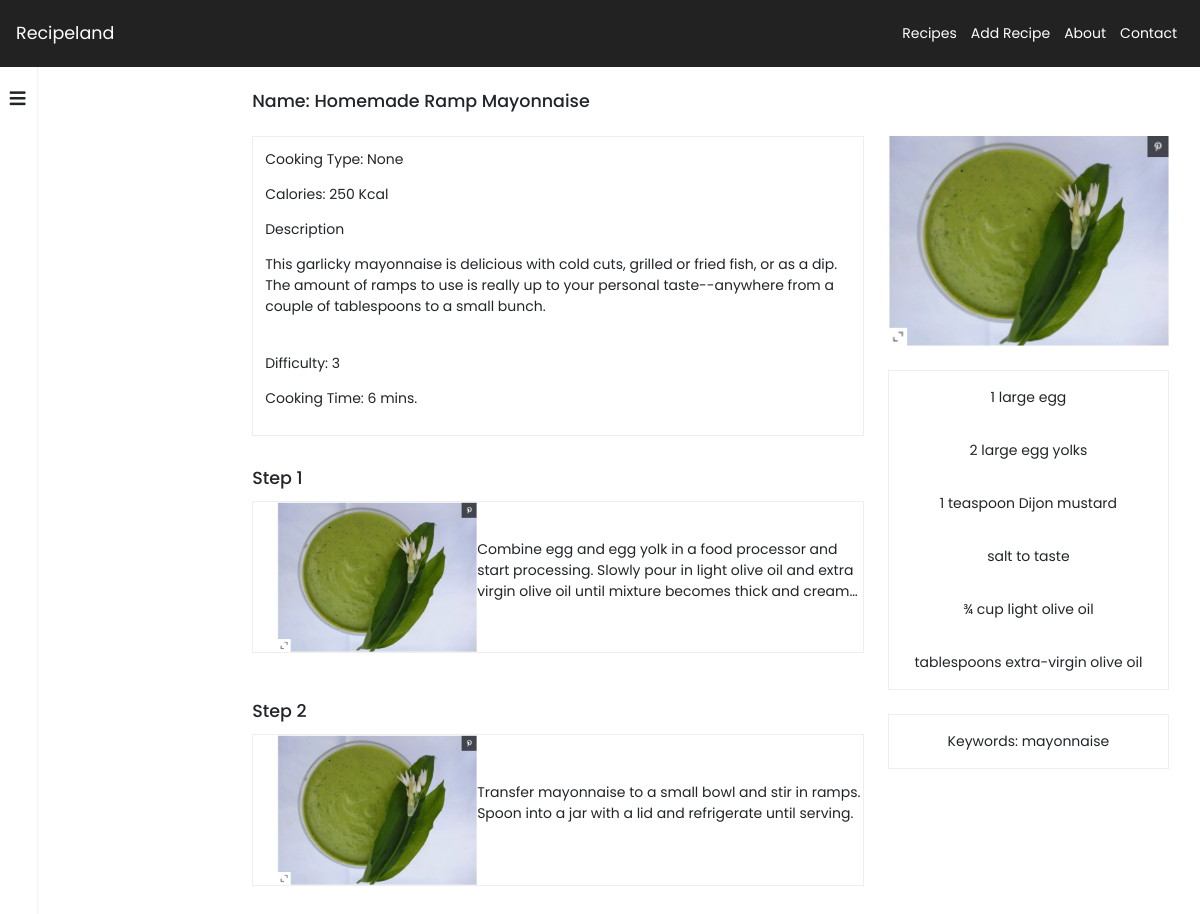
/recipe-info.php?id=20, run on the app's committed database.
### tables this page shows
CREATE TABLE `recipes` (
  `id` int(11) NOT NULL,
  `name` varchar(50) NOT NULL,
  `type` varchar(50) NOT NULL,
  `calories` double NOT NULL,
  `difficulty` int(11) NOT NULL,
  `cookingtime` int(11) NOT NULL,
  `description` varchar(500) NOT NULL,
  `keywords` varchar(500) NOT NULL,
  `ingredients` varchar(500) NOT NULL
);

CREATE TABLE `recipesteps` (
  `id` int(11) NOT NULL,
  `recipeid` int(11) NOT NULL,
  `description` varchar(500) NOT NULL,
  `image` varchar(100) NOT NULL
);

### db.php (called while the page is built, shortened)
<?php
$vt = mysqli_connect("localhost", "root", "", "recipesdb");
mysqli_set_charset($vt,'utf8');
class Recipe{
    function __construct($info,$vt)
    {
        $this->id = $info['id'];
        $this->name = $info['name'];
        $this->type  = $info['type'];
        $this->calories = $info['calories'];
        $this->difficulty = $info['difficulty'];
        $this->cookingtime = $info['cookingtime'];
        $this->description = $info['description'];
        $this->keywords = $info['keywords'];
        $this->ingredients = $info['ingredients'];
        $stmt = $vt->query("SELECT * FROM recipesteps WHERE recipeid=$this->id");
        $stmt = $vt->query("SELECT * FROM recipeimages WHERE recipeid=$this->id");
    }
}
function getRecipe($id)
{
    global $vt;
    $stmt = $vt->query("SELECT * FROM recipes WHERE id=$id");
    if($row = $stmt->fetch_assoc()){
        return new Recipe($row,$vt);
    }
    else return false;
}

### recipe-info.php (the view, shortened to what this page needs)
<!doctype html>
<html lang="en">
<?php
require_once 'db.php';
$recipe = getRecipe($_GET['id']);
?>
<head>
    <link rel="stylesheet" href="https://stackpath.bootstrapcdn.com/bootstrap/4.3.1/css/bootstrap.min.css">
    <link rel="stylesheet" href="https://cdnjs.cloudflare.com/ajax/libs/font-awesome/5.15.3/css/all.min.css">
    <link rel="stylesheet" href="css/style.css">
</head>
<body>
    <?php
    require_once 'header.php';
    ?>
    <div class="main-content">
        <?php
        require_once 'quickaccess.php';
        ?>
        <div class="right-main-content ">
            <div class="recipe-info-container">
                <div class="info-container-left">
                    <h5 class="left-recipe-name">Name: <?php echo $recipe->name; ?> </h5>
                    <div class="left-recipe-info d-flex align-items-start flex-column justify-content-between">
                        <div class="recipe-info-top">
                            <p class="info-top-type">Cooking Type: <?php echo $recipe->type; ?></p>
                            <p class="info-top-calories">Calories: <?php echo $recipe->calories; ?> Kcal</p>
                            <p class="info-top-description">Description</p>
                            <p class="info-top-description"><?php echo $recipe->description; ?></p>
                        </div>
                        <div class="recipe-info-bottom">
                            <p class="info-bottom-difficulty">Difficulty: <?php echo $recipe->difficulty; ?></p>
                            <p class="info-bottom-time">Cooking Time: <?php echo $recipe->cookingtime; ?> mins.</p>
                        </div>
                    </div>
                    <div class="left-steps">
                        <?php
                        $count = 1;
                        foreach ($recipe->steps as $step) {
                        ?>
                            <div class="step-item">
                                <h5>Step <?php echo $count;
                                            $count++; ?></h5>
                                <div class="item d-flex align-items-center">
                                    <img src="<?php echo '' . $step['image']; ?>">
                                    <p class="item-description"><?php echo $step['description']; ?></p>
                                </div>
                            </div>
                        <?php
                        }
                        ?>
                    </div>
                </div>
                <div class="info-container-right">
                    <?php
                    echo "<img src='{$recipe->images[0]}'>";
                    ?>
                    <div class="ingredients-container">
                        <div class="ingredient-item">
                            <?php
                            $ingredients = explode(',', $recipe->ingredients);
                            foreach ($ingredients as $ing) {
                                echo "<p>$ing</p>";
                            }
                            ?>
                        </div>
                    </div>
                    <div class="ingredients-container"> <?php echo "<p>Keywords: $recipe->keywords</p>"; ?></div>
                    <br>
                </div>
            </div>
        </div>
    </div>
</body>
</html>

### css/style.css (style rules this page uses)
* { padding: 0px; margin: 0px; text-decoration: none !important; font-size: 14px; outline: none; }
body { font-family: 'Poppins', sans-serif; overflow-y: scroll; min-height: 100vh; }
.main-content { min-height: 100vh; display: -webkit-box; display: -ms-flexbox; display: flex; }
.main-content .right-main-content { width: 100% !important; position: relative; }
.main-content .right-main-content .recipe-info-container { margin-top: 24px; display: -ms-grid; display: grid; -ms-grid-columns: 2fr 1fr; grid-template-columns: 2fr 1fr; grid-gap: 24px; }
.main-content .right-main-content .recipe-info-container .info-container-left { margin-left: 12px; }
.main-content .right-main-content .recipe-info-container .info-container-left .left-recipe-name { margin-bottom: 24px; }
.main-content .right-main-content .recipe-info-container .info-container-left .left-recipe-info { height: 300px; border: 1px solid #eee; padding: 12px; margin-bottom: 32px; }
.main-content .right-main-content .recipe-info-container .info-container-left .left-steps .step-item { margin-bottom: 48px; }
.main-content .right-main-content .recipe-info-container .info-container-left .left-steps .step-item h5 { margin-bottom: 12px; }
.main-content .right-main-content .recipe-info-container .info-container-left .left-steps .step-item .item { border: 1px solid #eee; padding-left: 12px; }
.main-content .right-main-content .recipe-info-container .info-container-left .left-steps .step-item .item img { width: 200px; margin-left: 12px; }
.main-content .right-main-content .recipe-info-container .info-container-left .left-steps .step-item .item .item-description { display: -webkit-box; -webkit-line-clamp: 3; -webkit-box-orient: vertical; overflow: hidden; text-overflow: ellipsis; }
.main-content .right-main-content .recipe-info-container .info-container-right { margin-top: 44px; }
.main-content .right-main-content .recipe-info-container .info-container-right img { width: 90%; }
.main-content .right-main-content .recipe-info-container .info-container-right .ingredients-container { width: 90%; border: 1px solid #eee; margin-top: 24px; text-align: center; }
.main-content .right-main-content .recipe-info-container .info-container-right .ingredients-container p { margin-bottom: 0rem; padding: 16px 0px; }

### data on the page
recipes: name "Homemade Ramp Mayonnaise", type "None", calories "250", description "This garlicky mayonnaise is delicious with cold cuts, grilled or fried fish, or as a dip. The amount of ramps to use is really up to your personal taste--anywhere from a couple of tablespoons to a small bunch.", difficulty "3", cookingtime "6", ingredients "1 large egg", ingredients "2 large egg yolks", ingredients "1 teaspoon Dijon mustard", ingredients "salt to taste", ingredients "¾ cup light olive oil", ingredients "tablespoons extra-virgin olive oil", keywords "mayonnaise"
recipesteps: image (picture), description "Combine egg and egg yolk in a food processor and start processing. Slowly pour in light olive oil and extra virgin olive oil until mixture becomes thick and…"
recipesteps: image (picture), description "Transfer mayonnaise to a small bowl and stir in ramps. Spoon into a jar with a lid and refrigerate until serving."
